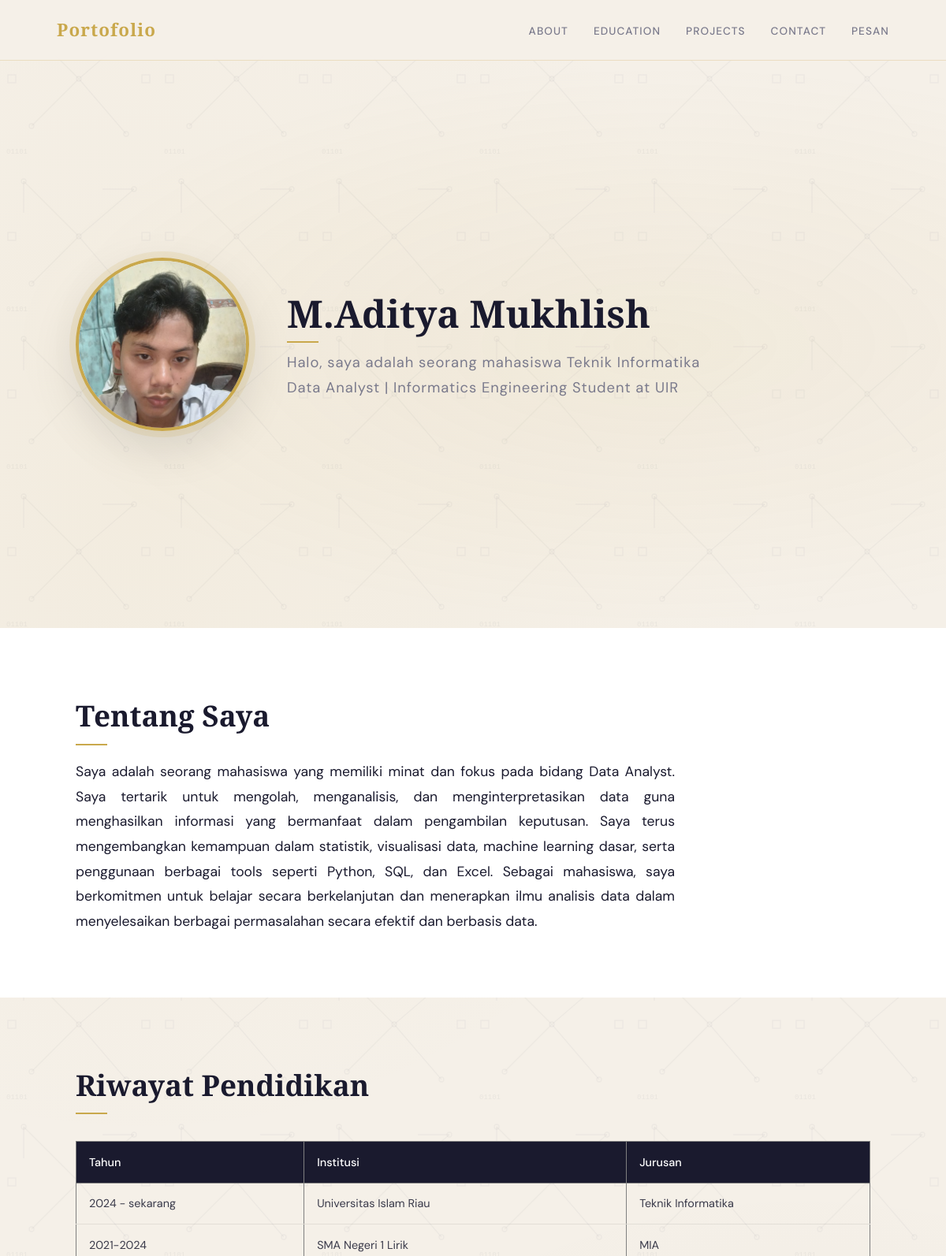
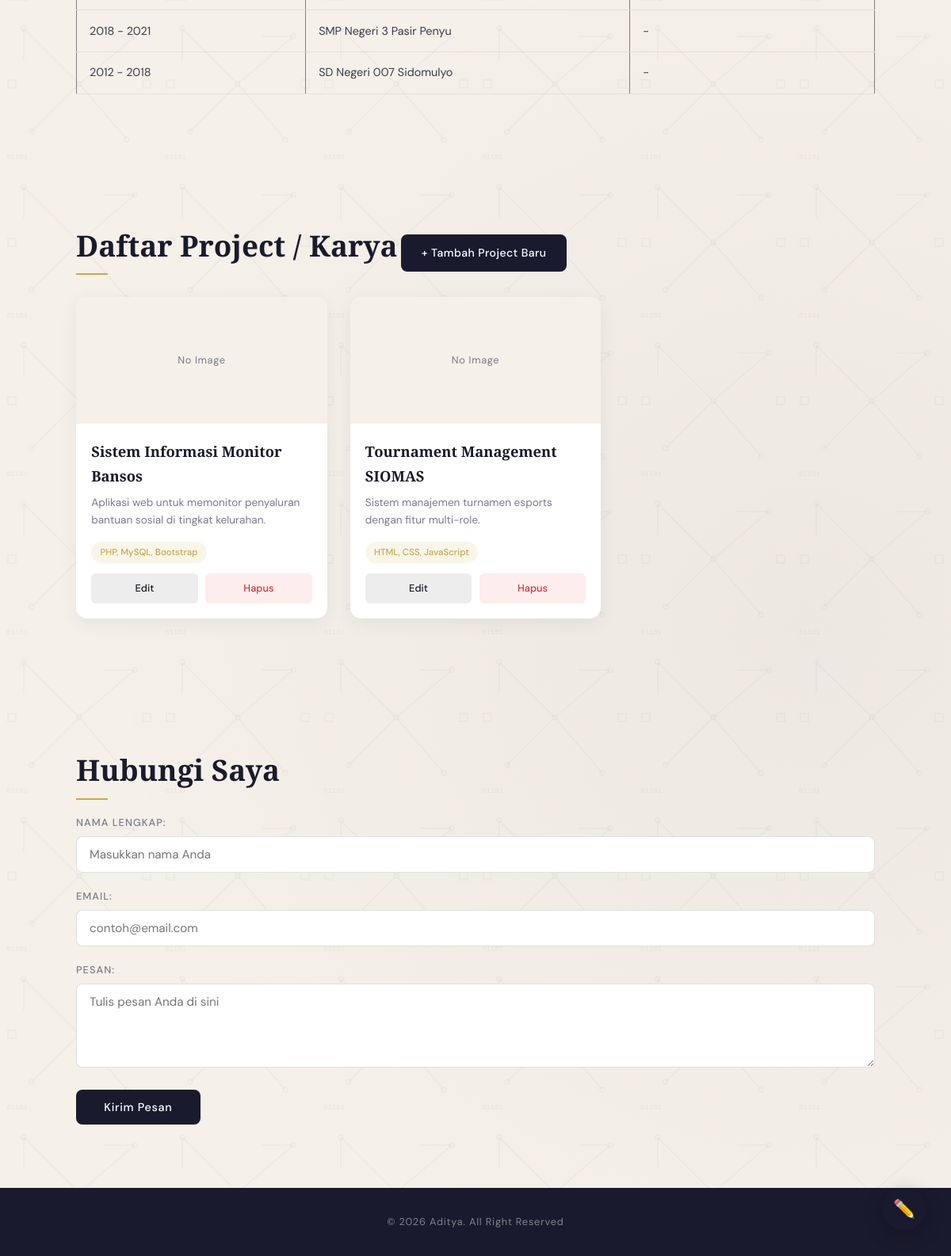
The page / on the database its author committed (2 pictures, top to bottom).
### tables this page shows
CREATE TABLE projects (
    id INT AUTO_INCREMENT PRIMARY KEY,
    judul VARCHAR(150) NOT NULL,
    deskripsi TEXT NOT NULL,
    teknologi VARCHAR(150) NOT NULL,
    link_demo VARCHAR(255) DEFAULT NULL,
    gambar VARCHAR(255) DEFAULT NULL,
    created_at TIMESTAMP DEFAULT CURRENT_TIMESTAMP
);

### index.php (the view, shortened to what this page needs)
<?php
require_once 'config/koneksi.php';
$result = $conn->query("SELECT * FROM projects ORDER BY created_at DESC");
$fotoProfil = null;
foreach (glob('foto*.{jpg,jpeg,png,JPG,JPEG,PNG,webp,WEBP}', GLOB_BRACE) as $f) {
    $fotoProfil = $f;
    break;
}
$totalBelumDibaca = $conn->query("SELECT COUNT(*) as total FROM messages WHERE dibaca = 0")->fetch_assoc()['total'] ?? 0;
?>
<!DOCTYPE html>
<html lang="en">
<head>
    <link rel="stylesheet" href="style.css">
</head>
<body>
    <header>
        <h1>Portofolio</h1>
        <nav>
            <ul>
                <li><a href="#about">About</a></li>
                <li><a href="#education">Education</a></li>
                <li><a href="#projects">Projects</a></li>
                <li><a href="#contact">Contact</a></li>
                <li><a href="pesan.php" class="nav-inbox">Pesan <?php if ($totalBelumDibaca > 0): ?><span class="nav-badge"><?= $totalBelumDibaca ?></span><?php endif; ?></a></li>
            </ul>
        </nav>
    </header>
    <main>
        <section id="hero">
            <?php if ($fotoProfil): ?>
                <img src="<?= htmlspecialchars($fotoProfil) ?>" width="200" height="200" alt="Foto Profil">
            <?php else: ?>
                <div class="hero-avatar-fallback">MA</div>
            <?php endif; ?>
            <div class="hero-text">
                <h2>M.Aditya Mukhlish</h2>
                <p>Halo, saya adalah seorang mahasiswa Teknik Informatika</p>
                <p>Data Analyst | Informatics Engineering Student at UIR</p>
            </div>
        </section>
        <article id="about">
            <h2>Tentang Saya</h2>
            <p>Saya adalah seorang mahasiswa yang memiliki minat dan fokus pada bidang Data Analyst. Saya tertarik untuk mengolah, menganalisis, dan menginterpretasikan data guna menghasilkan informasi yang bermanfaat dalam pengambilan keputusan. Saya terus mengembangkan kemampuan dalam statistik, visualisasi data, machine learning dasar, serta penggunaan berbagai tools seperti Python, SQL, dan Excel. Sebagai mahasiswa, saya berkomitmen untuk belajar secara berkelanjutan dan menerapkan ilmu analisis data dalam menyelesaikan berbagai permasalahan secara efektif dan berbasis data.</p>
        </article>
        <section id="education">
            <h2>Riwayat Pendidikan</h2>
            <table border="1">
                <thead>
                    <tr>
                        <th>Tahun</th>
                        <th>Institusi</th>
                        <th>Jurusan</th>
                    </tr>
                </thead>
                <tbody>
                    <tr>
                        <td>2024 - sekarang</td>
                        <td>Universitas Islam Riau</td>
                        <td>Teknik Informatika</td>
                    </tr>
                    <tr>
                        <td>2021-2024</td>
                        <td>SMA Negeri 1 Lirik</td>
                        <td>MIA</td>
                    </tr>
                    <tr>
                        <td>2018 - 2021</td>
                        <td>SMP Negeri 3 Pasir Penyu</td>
                        <td> - </td>
                    </tr>
                    <tr>
                        <td>2012 - 2018</td>
                        <td>SD Negeri 007 Sidomulyo</td>
                        <td> - </td>
                    </tr>
                </tbody>
            </table>
        </section>
        <section id="projects">
            <h2>Daftar Project / Karya</h2>
            <a href="tambah.php" class="btn-add">+ Tambah Project Baru</a>
            <div class="project-grid">
                <?php if ($result && $result->num_rows > 0): ?>
                    <?php while ($row = $result->fetch_assoc()): ?>
                        <div class="project-card">
                            <?php if (!empty($row['gambar']) && file_exists('uploads/' . $row['gambar'])): ?>
                                <img src="uploads/<?= htmlspecialchars($row['gambar']) ?>" alt="<?= htmlspecialchars($row['judul']) ?>">
                            <?php else: ?>
                                <div class="project-placeholder">No Image</div>
                            <?php endif; ?>
                            <div class="project-body">
                                <h3><?= htmlspecialchars($row['judul']) ?></h3>
                                <p><?= nl2br(htmlspecialchars($row['deskripsi'])) ?></p>
                                <span class="tech-tag"><?= htmlspecialchars($row['teknologi']) ?></span>
                                <div class="project-actions">
                                    <a href="edit.php?id=<?= $row['id'] ?>" class="btn-edit">Edit</a>
                                    <a href="hapus.php?id=<?= $row['id'] ?>" class="btn-delete" onclick="return confirm('Yakin ingin menghapus project ini?')">Hapus</a>
                                </div>
                            </div>
                        </div>
                    <?php endwhile; ?>
                <?php else: ?>
                    <p class="empty-msg">Belum ada project. Yuk tambahkan yang pertama!</p>
                <?php endif; ?>
            </div>
        </section>
        <section id="contact">
            <h2>Hubungi Saya</h2>
            <form action="kirim_pesan.php" method="POST">
                <div class="form-group">
                    <label for="name">Nama Lengkap:</label>
                    <input type="text" id="name" name="name" placeholder="Masukkan nama Anda" required>
                </div>
                <div class="form-group">
                    <label for="email">Email:</label>
                    <input type="email" id="email" name="email" placeholder="contoh@email.com" required>
                </div>
                <div class="form-group">
                    <label for="message">Pesan:</label>
                    <textarea id="message" name="message" rows="4" placeholder="Tulis pesan Anda di sini" required></textarea>
                </div>
                <button type="submit">Kirim Pesan</button>
            </form>
        </section>
    </main>
    <footer>
        <p>&copy; 2026 Aditya. All Right Reserved</p>
    </footer>
</body>
</html>

### rows shown on the page
projects: shows "No Image", judul "Sistem Informasi Monitor Bansos", deskripsi "Aplikasi web untuk memonitor penyaluran bantuan sosial di tingkat kelurahan.", teknologi "PHP, MySQL, Bootstrap"
projects: shows "No Image", judul "Tournament Management SIOMAS", deskripsi "Sistem manajemen turnamen esports dengan fitur multi-role.", teknologi "HTML, CSS, JavaScript"
